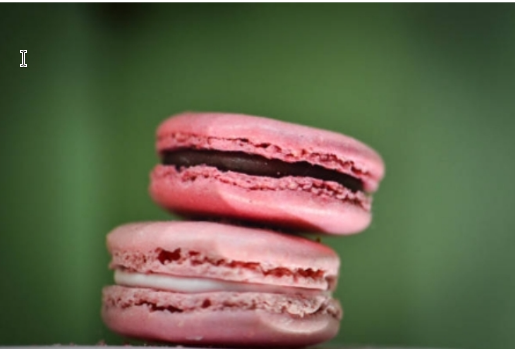
#> input picture assets/bolachas.png, 515 x 349 px
$ python cv-open-and-show-4-images-plt.py
#> lines starting #> are read from the running program, lines starting #| are printed output that depends on the picture; after the words box and inside, x2 and y2 are one past the last pixel; in counts of white or black regions, pixels touching at a corner belong together
import cv2
from matplotlib import pyplot as plt

img = cv2.imread('./assets/bolachas.png', 0)
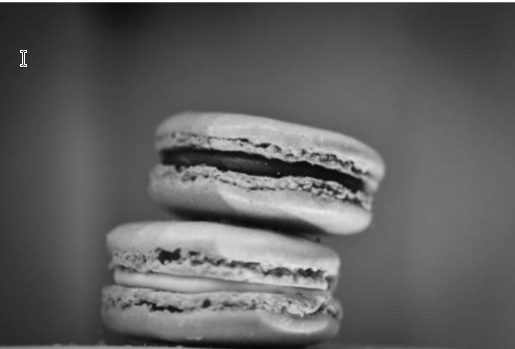
#> img: shape (349, 515); min 8, max 255, mean 96.1

ret, th1 = cv2.threshold(img, 127, 255, cv2.THRESH_BINARY)
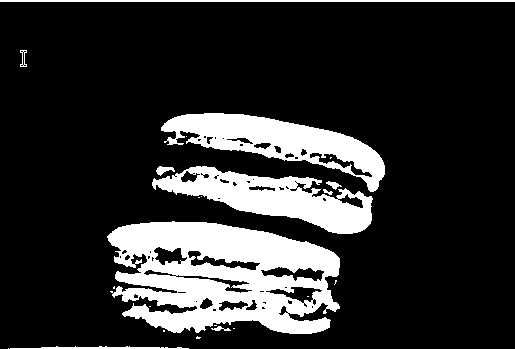
#> th1: shape (349, 515); 18.1% white; 23 white regions (13 under 20 px), largest, box (x1, y1, x2, y2) and area: (107, 221, 340, 334) 17249, (161, 113, 385, 192) 6905, (152, 166, 373, 234) 6721
ret, th2 = cv2.threshold(img, 177, 255, cv2.THRESH_BINARY)
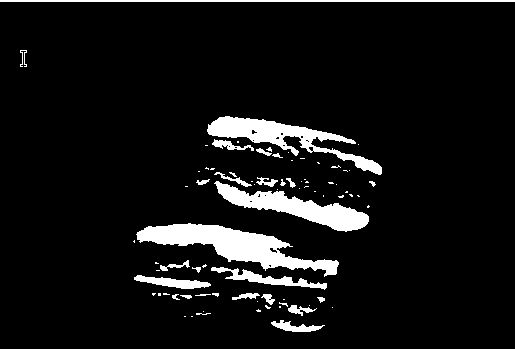
#> th2: shape (349, 515); 7.7% white; 79 white regions (52 under 20 px), largest, box (x1, y1, x2, y2) and area: (136, 223, 339, 277) 4040, (207, 116, 382, 175) 2839, (214, 181, 369, 232) 2736

titles = ['Original', 'Thresh: 127', 'Thresh: 177']
images = [img, th1, th2]

for i in range(3):
  plt.subplot(1, 3, i+1), plt.imshow(images[i], 'gray')
  plt.title(titles[i])
  plt.xticks([]), plt.yticks([])

plt.show()
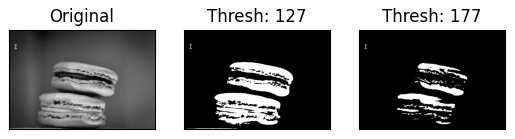
#> figure drawn by matplotlib, 3 panels
